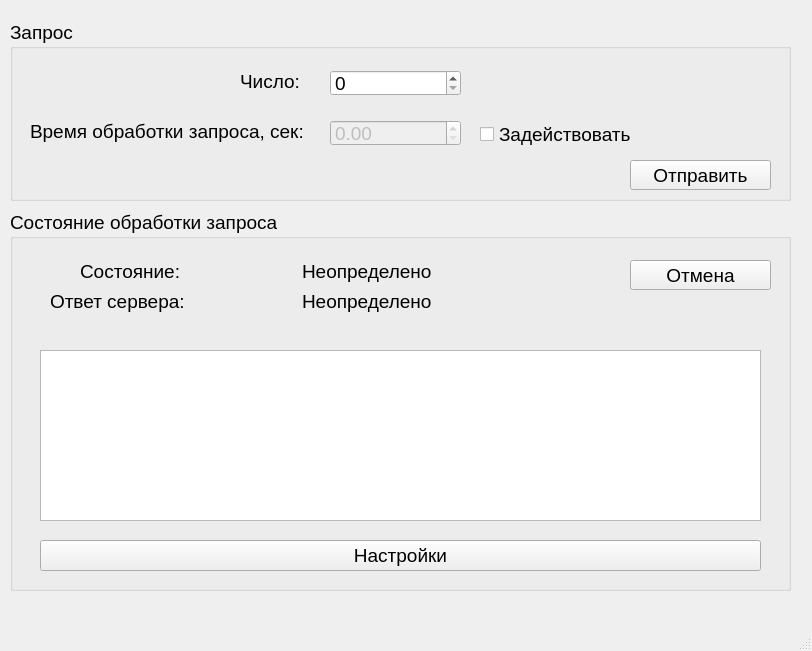
<?xml version="1.0" encoding="UTF-8"?>
<ui version="4.0">
 <class>MainWindow</class>
 <widget class="QMainWindow" name="MainWindow">
  <property name="geometry">
   <rect>
    <x>0</x>
    <y>0</y>
    <width>812</width>
    <height>651</height>
   </rect>
  </property>
  <property name="windowTitle">
   <string>Клиент</string>
  </property>
  <widget class="QWidget" name="centralwidget">
   <widget class="QGroupBox" name="requestGroupBox">
    <property name="geometry">
     <rect>
      <x>10</x>
      <y>20</y>
      <width>781</width>
      <height>181</height>
     </rect>
    </property>
    <property name="font">
     <font>
      <pointsize>14</pointsize>
     </font>
    </property>
    <property name="autoFillBackground">
     <bool>true</bool>
    </property>
    <property name="title">
     <string>Запрос</string>
    </property>
    <widget class="QSpinBox" name="requestSpinBox">
     <property name="geometry">
      <rect>
       <x>320</x>
       <y>50</y>
       <width>131</width>
       <height>26</height>
      </rect>
     </property>
     <property name="font">
      <font>
       <pointsize>14</pointsize>
      </font>
     </property>
    </widget>
    <widget class="QDoubleSpinBox" name="timeoutDoubleSpinBox">
     <property name="enabled">
      <bool>false</bool>
     </property>
     <property name="geometry">
      <rect>
       <x>320</x>
       <y>100</y>
       <width>131</width>
       <height>26</height>
      </rect>
     </property>
     <property name="font">
      <font>
       <pointsize>14</pointsize>
      </font>
     </property>
    </widget>
    <widget class="QLabel" name="label">
     <property name="geometry">
      <rect>
       <x>230</x>
       <y>50</y>
       <width>59</width>
       <height>22</height>
      </rect>
     </property>
     <property name="font">
      <font>
       <pointsize>14</pointsize>
      </font>
     </property>
     <property name="text">
      <string>Число:</string>
     </property>
    </widget>
    <widget class="QLabel" name="label_2">
     <property name="geometry">
      <rect>
       <x>20</x>
       <y>100</y>
       <width>281</width>
       <height>22</height>
      </rect>
     </property>
     <property name="font">
      <font>
       <pointsize>14</pointsize>
      </font>
     </property>
     <property name="text">
      <string>Время обработки запроса, сек:</string>
     </property>
    </widget>
    <widget class="QCheckBox" name="timeoutCheckBox">
     <property name="geometry">
      <rect>
       <x>470</x>
       <y>100</y>
       <width>171</width>
       <height>28</height>
      </rect>
     </property>
     <property name="font">
      <font>
       <pointsize>14</pointsize>
      </font>
     </property>
     <property name="text">
      <string>Задействовать</string>
     </property>
    </widget>
    <widget class="QPushButton" name="sendRequesPushButton">
     <property name="geometry">
      <rect>
       <x>620</x>
       <y>140</y>
       <width>141</width>
       <height>30</height>
      </rect>
     </property>
     <property name="font">
      <font>
       <pointsize>14</pointsize>
      </font>
     </property>
     <property name="text">
      <string>Отправить</string>
     </property>
    </widget>
   </widget>
   <widget class="QGroupBox" name="groupBox_2">
    <property name="geometry">
     <rect>
      <x>10</x>
      <y>210</y>
      <width>781</width>
      <height>381</height>
     </rect>
    </property>
    <property name="font">
     <font>
      <pointsize>14</pointsize>
     </font>
    </property>
    <property name="autoFillBackground">
     <bool>true</bool>
    </property>
    <property name="title">
     <string>Состояние обработки запроса </string>
    </property>
    <widget class="QLabel" name="label_3">
     <property name="geometry">
      <rect>
       <x>70</x>
       <y>50</y>
       <width>111</width>
       <height>22</height>
      </rect>
     </property>
     <property name="font">
      <font>
       <pointsize>14</pointsize>
      </font>
     </property>
     <property name="text">
      <string>Состояние:</string>
     </property>
    </widget>
    <widget class="QLabel" name="label_4">
     <property name="geometry">
      <rect>
       <x>40</x>
       <y>80</y>
       <width>151</width>
       <height>22</height>
      </rect>
     </property>
     <property name="font">
      <font>
       <pointsize>14</pointsize>
      </font>
     </property>
     <property name="text">
      <string>Ответ сервера:</string>
     </property>
    </widget>
    <widget class="QLabel" name="stateRequestLabel">
     <property name="geometry">
      <rect>
       <x>292</x>
       <y>50</y>
       <width>300</width>
       <height>22</height>
      </rect>
     </property>
     <property name="font">
      <font>
       <pointsize>14</pointsize>
      </font>
     </property>
     <property name="text">
      <string>Неопределено</string>
     </property>
    </widget>
    <widget class="QLabel" name="requestResultLabel">
     <property name="geometry">
      <rect>
       <x>292</x>
       <y>80</y>
       <width>200</width>
       <height>22</height>
      </rect>
     </property>
     <property name="font">
      <font>
       <pointsize>14</pointsize>
      </font>
     </property>
     <property name="text">
      <string>Неопределено</string>
     </property>
    </widget>
    <widget class="QPushButton" name="cancelRequestPushButton">
     <property name="geometry">
      <rect>
       <x>620</x>
       <y>50</y>
       <width>141</width>
       <height>30</height>
      </rect>
     </property>
     <property name="font">
      <font>
       <pointsize>14</pointsize>
      </font>
     </property>
     <property name="text">
      <string>Отмена</string>
     </property>
    </widget>
    <widget class="QPlainTextEdit" name="logsPlainTextEdit">
     <property name="geometry">
      <rect>
       <x>30</x>
       <y>140</y>
       <width>721</width>
       <height>171</height>
      </rect>
     </property>
     <property name="font">
      <font>
       <pointsize>14</pointsize>
      </font>
     </property>
     <property name="readOnly">
      <bool>true</bool>
     </property>
    </widget>
    <widget class="QPushButton" name="settingsPushButton">
     <property name="geometry">
      <rect>
       <x>30</x>
       <y>330</y>
       <width>721</width>
       <height>31</height>
      </rect>
     </property>
     <property name="font">
      <font>
       <pointsize>14</pointsize>
      </font>
     </property>
     <property name="text">
      <string>Настройки</string>
     </property>
    </widget>
   </widget>
  </widget>
  <widget class="QMenuBar" name="menubar">
   <property name="geometry">
    <rect>
     <x>0</x>
     <y>0</y>
     <width>812</width>
     <height>22</height>
    </rect>
   </property>
  </widget>
  <widget class="QStatusBar" name="statusbar"/>
 </widget>
 <resources/>
 <connections/>
</ui>
